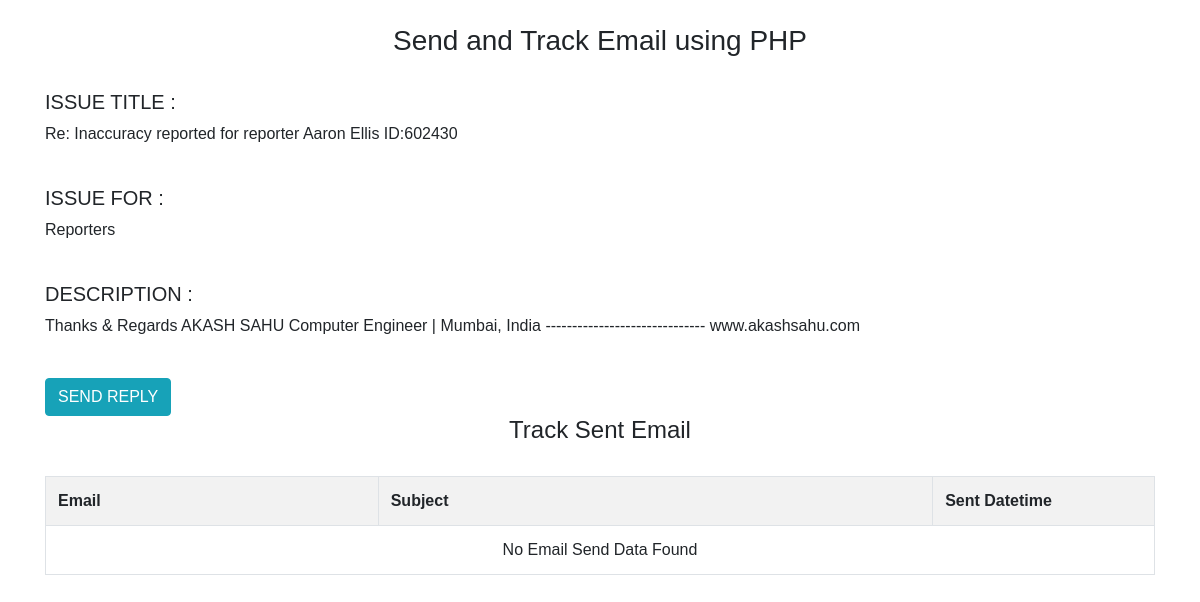
The page /issue.php?id=4 on the database its author committed.
### tables this page shows
CREATE TABLE `tbl_inaccuracy` (
  `issue_id` int(11) NOT NULL,
  `issue_for` varchar(255) DEFAULT NULL,
  `reporter_id` int(11) DEFAULT NULL,
  `outlet_id` int(11) DEFAULT NULL,
  `issue_title` varchar(255) DEFAULT NULL,
  `description` text DEFAULT NULL,
  `date_created` date DEFAULT NULL,
  `date_updated` timestamp NULL DEFAULT NULL,
  `updated_by` int(11) DEFAULT NULL,
  `status` varchar(255) DEFAULT NULL,
  `reported_by` varchar(255) DEFAULT NULL,
  `reported_user_email` varchar(255) DEFAULT NULL,
  `report_to` varchar(255) DEFAULT NULL
);

### issue.php (the view, shortened to what this page needs)
<?php
$connect = new PDO("mysql:host=localhost;dbname=mediadb", "root", "");
$id = $_GET['id'];
$count=$connect->prepare("select * from tbl_inaccuracy where issue_id=:id");
$count->bindParam(":id",$id,PDO::PARAM_INT,1);
if($count->execute()){
$row = $count->fetch(PDO::FETCH_OBJ);
$issue_subject = 'Re: '.$row->issue_title;
}else{
print_r($connect->errorInfo());
}
?>
<?php
function fetch_email_track_data($connect)
{
    $id = $_GET['id'];
    $query = "SELECT * FROM tbl_inaccuracy_reply WHERE issue_id=:id";
    $statement = $connect->prepare($query);
    $statement->bindParam(":id",$id,PDO::PARAM_INT,1);
	$statement->execute();
	$result = $statement->fetchAll();
	$total_row = $statement->rowCount();
	$output = '
	<div class="table-responsive">
		<table class="table table-bordered table-striped">
			<tr>
				<th width="30%">Email</th>
				<th width="50%">Subject</th>
				<th width="20%">Sent Datetime</th>
			</tr>
	';
	if($total_row > 0)
	{
		foreach($result as $row)
		{
			$output .= '
				<tr>
					<td>'.$row["reported_user_email"].'</td>
					<td>'.$row["issue_title"].'</td>
					<td>'.$row["date_created"].'</td>
				</tr>
			';
		}
	}
	else
	{
		$output .= '
		<tr>
			<td colspan="4" align="center">No Email Send Data Found</td>
		</tr>
		';
	}
	$output .= '</table>';
	return $output;
}
?>
<!DOCTYPE html>
<html>
	<head>
        <link rel="stylesheet" href="https://stackpath.bootstrapcdn.com/bootstrap/4.5.2/css/bootstrap.min.css">
	</head>
	<body>
		<br />
		<div class="container">
			<h3 style="text-align:center">Send and Track Email using PHP</h3>
			<br />
            <div>
                <h5>ISSUE TITLE :</h5>
                <p><?php echo $issue_subject?></P>
                <br>
                <h5>ISSUE FOR :</h5>
                <p><?php echo $row->issue_for?></P>
                <br>
                <h5>DESCRIPTION :</h5>
                <p><?php echo $row->description?></P>
                <br>
            </div>
            <button class="btn btn-info" id="myBtn">SEND REPLY</button>
			<br />
			<h4 style="text-align:center">Track Sent Email</h4>
            <br />
			<?php
			echo fetch_email_track_data($connect);
			?>
		</div>
		<br />
		<br />
	</body>
</html>

### issue.php (style rules this page uses)
body { font-family: Arial, Helvetica, sans-serif; }

### rows shown on the page
tbl_inaccuracy: issue_title "Re: Inaccuracy reported for reporter Aaron Ellis ID:602430", issue_for "Reporters", description "Thanks & Regards AKASH SAHU Computer Engineer | Mumbai, India ------------------------------ www.akashsahu.com"
